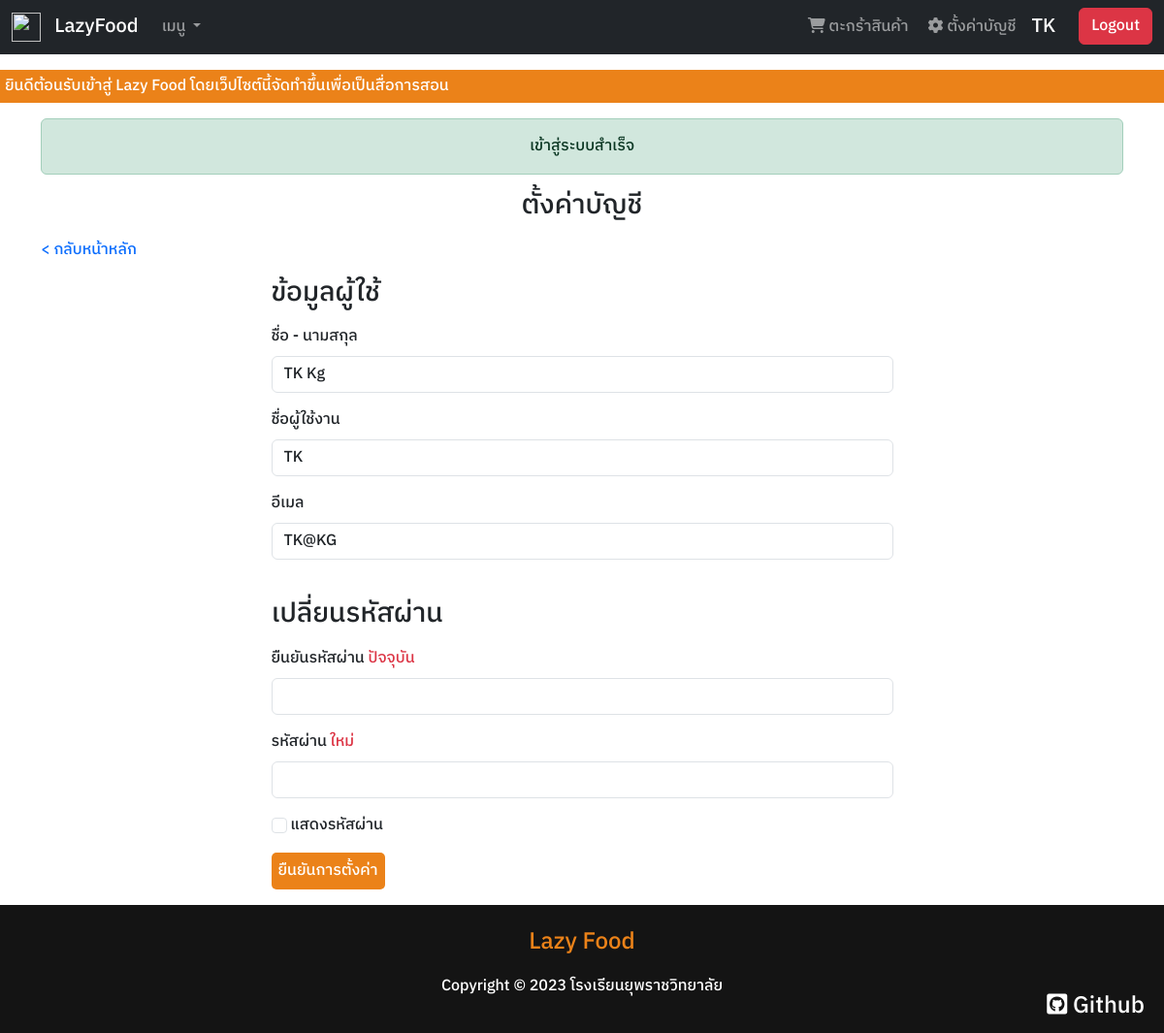
The page /settingclient.php (signed in) on the database its author committed.
### tables this page shows
CREATE TABLE `User` (
  `u_id` int(11) NOT NULL,
  `u_fname` varchar(255) NOT NULL,
  `u_username` varchar(255) NOT NULL,
  `u_email` varchar(255) NOT NULL,
  `u_pass` varchar(255) NOT NULL,
  `u_rank` varchar(255) NOT NULL
);

### connect/server.php (called while the page is built, shortened)
<?php session_start();
    class DB_conn {
        function __construct() {
            $conn = mysqli_connect(DB_host, DB_user, DB_pass, DB_name);
            $this->dbconn = $conn;
        }
    }

### class/client_db.php (called while the page is built, shortened)
<?php
    class Client_DB extends DB_conn {
        public function readusername($username) {
            $sql = "SELECT * FROM User WHERE u_username = '$username'";
            $result = mysqli_query($this->dbconn, $sql);
            return $result;
        }
    }

### settingclient.php (the view, shortened to what this page needs)
<?php require_once './connect/server.php';
require_once './class/client_db.php';
    $username = $_SESSION['name'];
    $dbclinet = new Client_DB();
    $result = $dbclinet->readusername($username);
    $rowuser = mysqli_fetch_assoc($result);
?>
<!DOCTYPE html>
<html lang="en">
<head>
    <link rel="stylesheet" href="./framework/css/bootstrap.min.css">
    <link rel="stylesheet" href="https://cdnjs.cloudflare.com/ajax/libs/font-awesome/6.2.1/css/all.min.css">
    <link rel="stylesheet" href="./dist/css/main.css">
</head>
<body>
    <?php include_once './component/navbar.php' ?>
    <div class="mt-5">
        <marquee behavior="" direction="" class="marq">
            ยินดีต้อนรับเข้าสู่ Lazy Food โดยเว็ปไซต์นี้จัดทำขึ้นเพื่อเป็นสื่อการสอน
        </marquee>
    </div>
    <div class="container mt-3">
        <?php include_once './component/succeed.php' ?>
        <h3 class="text-center mb-3">ตั้งค่าบัญชี</h3>
        <a href="./index.php">< กลับหน้าหลัก</a>
        <form action="./process/settingclient_db.php" method="post" class="mt-3 row">
            <h3 class="mb-3 col-12 col-lg-7 m-auto">ข้อมูลผู้ใช้</h3>
            <div class="mb-3 col-12 col-lg-7 m-auto">
                <label for="fname" class="form-label">ชื่อ - นามสกุล</label>
                <input type="text" class="form-control" id="fname" name="fname" value="<?php echo $rowuser['u_fname'] ?>" autocomplete="off" required>
            </div>
            <div class="mb-3 col-12 col-lg-7 m-auto">
                <label for="username" class="form-label">ชื่อผู้ใช้งาน</label>
                <input type="text" class="form-control" id="username" name="username" value="<?php echo $rowuser['u_username'] ?>" autocomplete="off" required>
            </div>
            <div class="mb-3 col-12 col-lg-7 m-auto">
                <label for="useremail" class="form-label">อีเมล</label>
                <input type="email" class="form-control" id="useremail" name="useremail" value="<?php echo $rowuser['u_email'] ?>" autocomplete="off" required>
            </div>
            <h3 class="mb-3 mt-4 col-12 col-lg-7 m-auto">เปลี่ยนรหัสผ่าน</h3>
            <div class="mb-3 col-12 col-lg-7 m-auto">
                <label for="currrentpassword" class="form-label">ยืนยันรหัสผ่าน <span class="text-danger">ปัจจุบัน</span></label>
                <input type="password" class="form-control password" id="currrentpassword" name="currrentpassword" autocomplete="off">
            </div>
            <div class="mb-3 col-12 col-lg-7 m-auto">
                <label for="newpassword" class="form-label">รหัสผ่าน <span class="text-danger">ใหม่</span></label>
                <input type="password" class="form-control password" id="newpassword" name="newpassword" autocomplete="off">
            </div>
            <div class="mb-3 col-12 col-lg-7 m-auto">
                <input type="checkbox" onclick="showpassword()" class="form-check-input mt-1" id="showpass">
                <label for="showpass" class="form-check-label">แสดงรหัสผ่าน</label>
            </div>
            <div class="mb-3 col-12 col-lg-7 m-auto">
                <button type="submit" name="settinguser" class="btn-color">ยืนยันการตั้งค่า</button>
            </div>
        </form>
    </div>
    <div class="w-100 mt-auto">
        <?php include_once './component/footer.php' ?>
    </div>
</body>
</html>

### settingclient.php (style rules this page uses)
body { display: flex; flex-direction: column; min-height: 100vh; }

### rows shown on the page
user: fname "TK Kg", username "TK", useremail "TK@KG"

### other values the page prints
$_SESSION['name'] "TK"
$_SESSION['succeed'] "เข้าสู่ระบบสำเร็จ"
